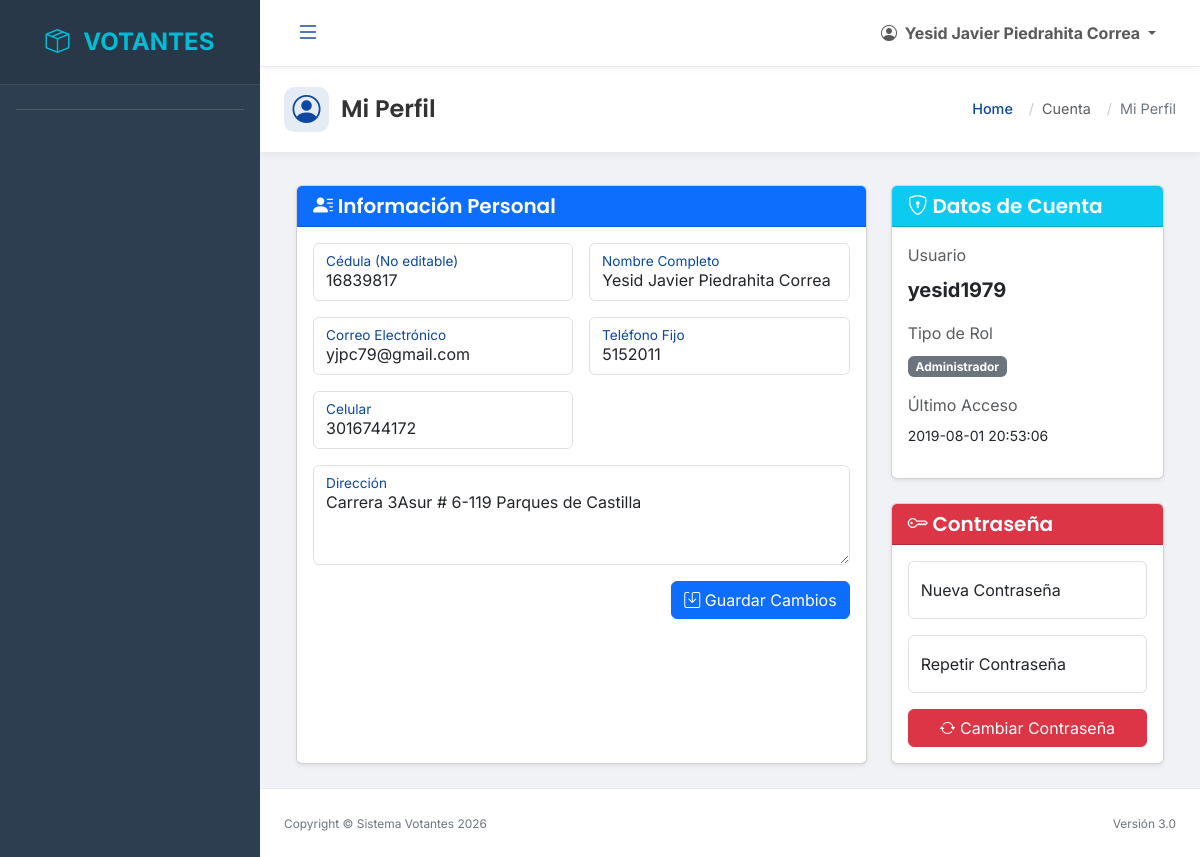
Before: /index.php?url=usuario/perfil (signed in) with the older database file.
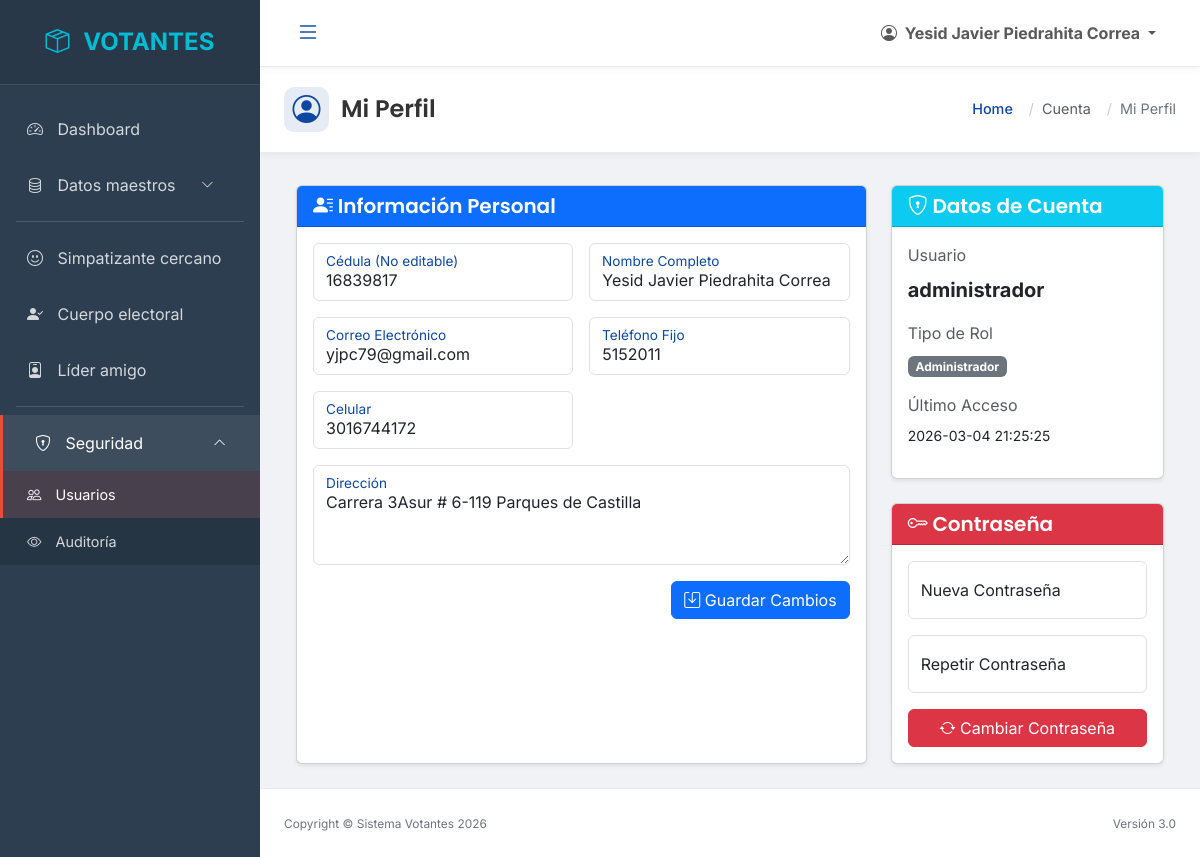
After: the same page with the newer database file.
### tables this page shows
CREATE TABLE `usuarios`  (
  `id` int NOT NULL AUTO_INCREMENT,
  `ced_usuario` varchar(60) NULL DEFAULT NULL,
  `usuario` varchar(30) NOT NULL,
  `password_usu` text NOT NULL,
  `nombre` varchar(300) NOT NULL,
  `correo` varchar(100) NOT NULL,
  `last_session` datetime NULL DEFAULT NULL,
  `activacion` int NOT NULL DEFAULT 0,
  `token` varchar(40) NOT NULL,
  `token_password` varchar(100) NULL DEFAULT NULL,
  `password_request` int NULL DEFAULT 0,
  `id_tipo` int NOT NULL,
  `dir_usuario` varchar(160) NULL DEFAULT NULL,
  `tel_usuario` varchar(60) NULL DEFAULT NULL,
  `cel_usuario` varchar(60) NULL DEFAULT NULL,
  PRIMARY KEY (`id`) USING BTREE
);

CREATE TABLE `tipo_usuario`  (
  `id` int NOT NULL AUTO_INCREMENT,
  `tipo` varchar(50) NOT NULL,
  PRIMARY KEY (`id`) USING BTREE
);

### views/usuarios/perfil.php (the view, shortened to what the changed rows need)
<?php include 'includes/header_dashboard.php'; ?>
<div class="page-header-container">
    <div class="page-header-title">
        <i class="bi bi-person-circle"></i>
        <h1>Mi Perfil</h1>
    </div>
    <nav aria-label="breadcrumb" class="breadcrumb-modern">
        <ol class="breadcrumb">
            <li class="breadcrumb-item"><a href="index.php?url=dashboard/index">Home</a></li>
            <li class="breadcrumb-item text-muted">Cuenta</li>
            <li class="breadcrumb-item active" aria-current="page">Mi Perfil</li>
        </ol>
    </nav>
</div>
<div class="container-fluid">
    <div class="row g-4">
        <div class="col-lg-8">
            <div class="card shadow-sm h-100">
                <div class="card-header bg-primary text-white">
                    <h5 class="card-title mb-0"><i class="bi bi-person-lines-fill"></i> Información Personal</h5>
                </div>
                <div class="card-body">
                    <form id="formPersonal" autocomplete="off">
                        <div class="row g-3">
                            <div class="col-md-6">
                                <div class="form-floating">
                                    <input type="text" class="form-control" id="cedula_up" name="cedula_up" value="<?php echo $usuario['ced_usuario']; ?>" required readonly>
                                    <label for="cedula_up">Cédula (No editable)</label>
                                </div>
                            </div>
                            <div class="col-md-6">
                                <div class="form-floating">
                                    <input type="text" class="form-control" id="nombre_up" name="nombre_up" value="<?php echo $usuario['nombre']; ?>" required maxlength="50">
                                    <label for="nombre_up">Nombre Completo</label>
                                </div>
                            </div>
                            <div class="col-md-6">
                                <div class="form-floating">
                                    <input type="email" class="form-control" id="email_up" name="email_up" value="<?php echo $usuario['correo']; ?>" required maxlength="50">
                                    <label for="email_up">Correo Electrónico</label>
                                </div>
                            </div>
                            <div class="col-md-6">
                                <div class="form-floating">
                                    <input type="text" class="form-control" id="telefono_up" name="telefono_up" value="<?php echo $usuario['tel_usuario']; ?>" maxlength="15">
                                    <label for="telefono_up">Teléfono Fijo</label>
                                </div>
                            </div>
                            <div class="col-md-6">
                                <div class="form-floating">
                                    <input type="text" class="form-control" id="cel_up" name="cel_up" value="<?php echo $usuario['cel_usuario']; ?>" maxlength="15">
                                    <label for="cel_up">Celular</label>
                                </div>
                            </div>
                             <div class="col-md-12">
                                <div class="form-floating">
                                    <textarea class="form-control" placeholder="Dirección" id="direccion_up" name="direccion_up" style="height: 100px"><?php echo $usuario['dir_usuario']; ?></textarea>
                                    <label for="direccion_up">Dirección</label>
                                </div>
                            </div>
                        </div>
                        <div class="mt-3 text-end">
                            <button type="submit" class="btn btn-primary">
                                <i class="bi bi-save"></i> Guardar Cambios
                            </button>
                        </div>
                    </form>
                </div>
            </div>
        </div>
        <div class="col-lg-4">
            <div class="card shadow-sm mb-4">
                <div class="card-header bg-info text-white">
                    <h5 class="card-title mb-0"><i class="bi bi-shield-lock"></i> Datos de Cuenta</h5>
                </div>
                <div class="card-body">
                    <div class="mb-3">
                        <label class="form-label text-muted">Usuario</label>
                        <p class="fw-bold fs-5"><?php echo $usuario['usuario']; ?></p>
                    </div>
                     <div class="mb-3">
                        <label class="form-label text-muted">Tipo de Rol</label>
                        <p><span class="badge bg-secondary"><?php echo $usuario['tipo']; ?></span></p>
                    </div>
                     <div class="mb-3">
                        <label class="form-label text-muted">Último Acceso</label>
                        <p class="small"><?php echo $usuario['last_session']; ?></p>
                    </div>
                </div>
            </div>
            <div class="card shadow-sm">
                 <div class="card-header bg-danger text-white">
                    <h5 class="card-title mb-0"><i class="bi bi-key"></i> Contraseña</h5>
                </div>
                <div class="card-body">
                     <form id="formPassword" autocomplete="off">
                        <div class="form-floating mb-3">
                             <input type="password" class="form-control" id="newPassword1_up" name="newPassword1_up" placeholder="Nueva Contraseña" required>
                             <label for="newPassword1_up">Nueva Contraseña</label>
                        </div>
                        <div class="form-floating mb-3">
                             <input type="password" class="form-control" id="newPassword2_up" name="newPassword2_up" placeholder="Repetir Contraseña" required>
                             <label for="newPassword2_up">Repetir Contraseña</label>
                        </div>
                        <div class="d-grid">
                            <button type="submit" class="btn btn-danger">
                                <i class="bi bi-arrow-repeat"></i> Cambiar Contraseña
                            </button>
                        </div>
                     </form>
                </div>
            </div>
        </div>
    </div>
</div>
<?php include 'includes/footer_dashboard.php'; ?>

### includes/header_dashboard.php (shortened to what the changed rows need)
<?php
$tipo_usuario = $_SESSION['tipo_usuario'];
?>
<!DOCTYPE html>
<html lang="es">
<head>
    <link href="https://cdn.jsdelivr.net/npm/bootstrap@5.3.0/dist/css/bootstrap.min.css" rel="stylesheet">
    <link rel="stylesheet" href="https://cdn.jsdelivr.net/npm/bootstrap-icons@1.10.5/font/bootstrap-icons.css">
    <link rel="stylesheet" href="https://cdn.datatables.net/1.13.4/css/dataTables.bootstrap5.min.css">
    <link rel="stylesheet" href="https://cdn.datatables.net/responsive/2.4.1/css/responsive.bootstrap5.min.css">
    <link rel="stylesheet" href="css/style_modern.css">
</head>
<body class="">
<div class="dashboard-container">
    <div class="main-wrapper" id="wrapper">
        <div id="sidebar-wrapper">
            <div class="sidebar-heading">
                <i class="bi bi-box-seam me-2"></i> VOTANTES
            </div>
            <?php
            require_once 'funcs/permisos_helper.php';
            $puedeVerZonas = tienePermiso($tipo_usuario, 'Zonas', 'ver');
            $puedeVerCandidatos = tienePermiso($tipo_usuario, 'Candidatos', 'ver');
            $puedeVerComisiones = tienePermiso($tipo_usuario, 'Comisiones', 'ver');
            $puedeVerSimpatizantes = tienePermiso($tipo_usuario, 'Simpatizantes', 'ver');
            $puedeVerVotantes = tienePermiso($tipo_usuario, 'Votantes', 'ver');
            $puedeVerLideres = tienePermiso($tipo_usuario, 'Líderes', 'ver');
            $puedeVerUsuarios = tienePermiso($tipo_usuario, 'Usuarios', 'ver');
            $puedeVerRoles = tienePermiso($tipo_usuario, 'Roles', 'ver');
            $puedeVerPermisos = tienePermiso($tipo_usuario, 'Permisos', 'ver');
            $puedeVerAuditoria = tienePermiso($tipo_usuario, 'Auditoría', 'ver');
            $puedeVerDashboard = tienePermiso($tipo_usuario, 'Dashboard', 'ver');
            $puedeVerDatosMaestros = $puedeVerZonas || $puedeVerCandidatos || $puedeVerComisiones;
            $puedeVerSeguridad = $puedeVerUsuarios || $puedeVerAuditoria || $puedeVerRoles || $puedeVerPermisos;
            ?>
            <div class="list-group list-group-flush mt-3">
                <?php if($puedeVerDashboard): ?>
                <a href="index.php?url=dashboard/index" class="list-group-item list-group-item-action <?php echo (!isset($_GET['url']) || $_GET['url'] == 'dashboard/index') ? 'active' : ''; ?>">
                    <i class="bi bi-speedometer2"></i> Dashboard
                </a>
                <?php endif; ?>
                <?php if($puedeVerDatosMaestros): ?>
                <?php
                $datosMaestrosActive = (isset($_GET['url']) && (strpos($_GET['url'], 'zona') !== false || strpos($_GET['url'], 'candidato') !== false));
                ?>
                <a class="list-group-item list-group-item-action menu-datos d-flex justify-content-between align-items-center <?php echo $datosMaestrosActive ? 'active' : ''; ?>"
                   data-bs-toggle="collapse" href="#submenuDatosMaestros" role="button"
                   aria-expanded="<?php echo $datosMaestrosActive ? 'true' : 'false'; ?>" aria-controls="submenuDatosMaestros">
                    <span><i class="bi bi-database"></i> Datos maestros</span>
                    <i class="bi bi-chevron-down"></i>
                </a>
                <?php endif; ?>
                <div class="menu-divider"></div>
                <?php if($puedeVerSimpatizantes): ?>
                <a href="index.php?url=simpatizante/index" class="list-group-item list-group-item-action <?php echo (isset($_GET['url']) && strpos($_GET['url'], 'simpatizante') !== false) ? 'active' : ''; ?>">
                    <i class="bi bi-emoji-smile"></i> Simpatizante cercano
                </a>
                <?php endif; ?>
                <?php if($puedeVerVotantes): ?>
                <a href="index.php?url=votante/index" class="list-group-item list-group-item-action <?php echo (isset($_GET['url']) && strpos($_GET['url'], 'votante') !== false) ? 'active' : ''; ?>">
                    <i class="bi bi-person-check-fill"></i> Cuerpo electoral
                </a>
                <?php endif; ?>
                <?php if($puedeVerLideres): ?>
                <a href="index.php?url=lider/index" class="list-group-item list-group-item-action <?php echo (isset($_GET['url']) && strpos($_GET['url'], 'lider') !== false) ? 'active' : ''; ?>">
                    <i class="bi bi-person-badge"></i> Líder amigo
                </a>
                <?php endif; ?>
                <?php if($puedeVerSeguridad): ?>
                <div class="menu-divider"></div>
                <?php
                $seguridadActive = (isset($_GET['url']) && (strpos($_GET['url'], 'usuario') !== false || strpos($_GET['url'], 'auditoria') !== false));
                ?>
                <a class="list-group-item list-group-item-action menu-seguridad d-flex justify-content-between align-items-center <?php echo $seguridadActive ? 'active' : ''; ?>"
                   data-bs-toggle="collapse" href="#submenuSeguridad" role="button"
                   aria-expanded="<?php echo $seguridadActive ? 'true' : 'false'; ?>" aria-controls="submenuSeguridad">
                    <span><i class="bi bi-shield-lock"></i> Seguridad</span>
                    <i class="bi bi-chevron-down"></i>
                </a>
                <div class="collapse <?php echo $seguridadActive ? 'show' : ''; ?>" id="submenuSeguridad">
                    <?php if($puedeVerUsuarios): ?>
                    <a href="index.php?url=usuario/index" class="list-group-item list-group-item-action ps-4 <?php echo (isset($_GET['url']) && strpos($_GET['url'], 'usuario') !== false) ? 'active' : ''; ?>">
                        <i class="bi bi-people"></i> Usuarios
                    </a>
                    <?php endif; ?>
                    <?php if($puedeVerAuditoria): ?>
                    <a href="index.php?url=auditoria/index" class="list-group-item list-group-item-action ps-4 <?php echo (isset($_GET['url']) && strpos($_GET['url'], 'auditoria') !== false) ? 'active' : ''; ?>">
                        <i class="bi bi-eye"></i> Auditoría
                    </a>
                    <?php endif; ?>
                </div>
                <?php endif; ?>
            </div>
        </div>
        <div id="page-content-wrapper">
            <nav class="navbar navbar-expand-lg navbar-dashboard">
                <div class="container-fluid">
                    <i class="bi bi-list navbar-toggler-icon-custom" id="menu-toggle"></i>
                    <div class="collapse navbar-collapse" id="navbarSupportedContent">
                        <ul class="navbar-nav ms-auto mt-2 mt-lg-0">
                            <li class="nav-item dropdown">
                                <a class="nav-link dropdown-toggle fw-bold" href="#" id="navbarDropdown" role="button" data-bs-toggle="dropdown" aria-haspopup="true" aria-expanded="false">
                                    <i class="bi bi-person-circle me-1"></i> <?php echo isset($_SESSION['nombres']) ? $_SESSION['nombres'] : 'Usuario'; ?>
                                </a>
                            </li>
                        </ul>
                    </div>
                </div>
            </nav>
            <div class="container-fluid px-4 py-4">

Changed rows visible on the page:
changed usuarios "Yesid Javier Piedrahita Correa": usuario "yesid1979" → "administrador"; last_session "2019-08-01 20:53:06" → "2026-03-04 21:25:25"
Other visible differences:
text now shown: "Dashboard Datos maestros Simpatizante cercano Cuerpo electoral Líder amigo Seguridad Usuarios Auditoría"
